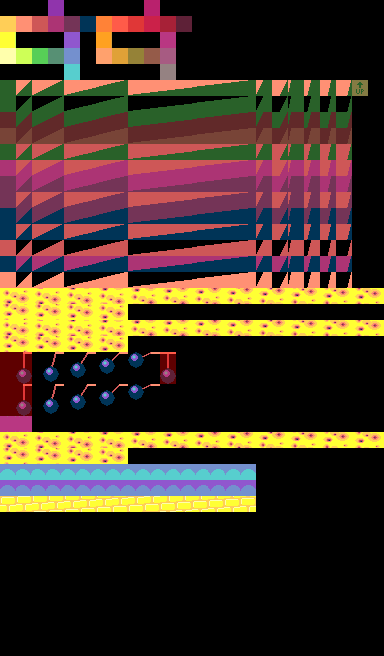

This is a level from a 2D game, rendered from its Tiled map with the project's own tilesets. A one-line summary and the map file follow, with tile-layer data summarised:
An orthogonal 24x41 tile map with 16x16 px tiles, 3 tile layers (Graphics, Priority, Collision), 3 tilesets.

<map version="1.5" tiledversion="1.5.0" orientation="orthogonal" renderorder="right-down" width="24" height="41" tilewidth="16" tileheight="16" infinite="0" nextlayerid="4" nextobjectid="1">
 <tileset firstgid="1" source="graphicblocks.tsx" />
 <tileset firstgid="985" source="collisionblocks.tsx" />
 <tileset firstgid="1018" source="../meta/priorityblocks.tsx" />
 <layer id="3" name="Graphics" width="24" height="41">
  <data>[984 cells, 505 non-empty, 405 distinct tile ids]</data>
 </layer>
 <layer id="2" name="Priority" width="24" height="41" opacity="0.37">
  <data>[984 cells, 27 non-empty, 1 distinct tile ids]</data>
 </layer>
 <layer id="1" name="Collision" width="24" height="41" opacity="0.53">
  <data>[984 cells, 111 non-empty, 23 distinct tile ids]</data>
 </layer>
</map>
